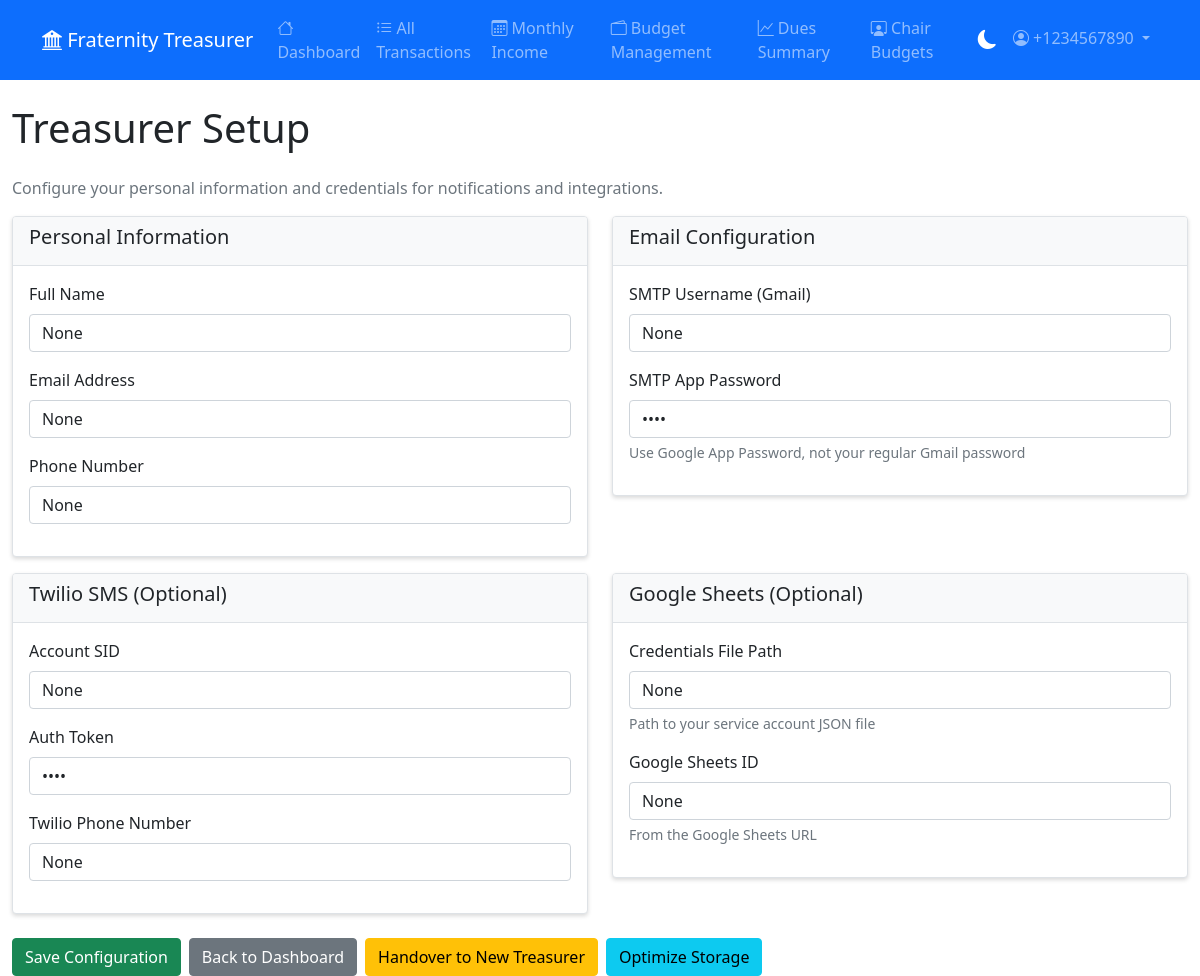
Screenshot of /treasurer_setup (signed in) with the database file from the repository.
### models.py (models this page shows, shortened)
class TreasurerConfig(db.Model):
    __tablename__ = 'treasurer_config'
    id = db.Column(db.Integer, primary_key=True)
    name = db.Column(db.String(100), nullable=True)
    email = db.Column(db.String(120), nullable=True)
    phone = db.Column(db.String(20), nullable=True)
    smtp_username = db.Column(db.String(120), nullable=True)
    smtp_password = db.Column(db.String(255), nullable=True)
    twilio_sid = db.Column(db.String(100), nullable=True)
    twilio_token = db.Column(db.String(100), nullable=True)
    twilio_phone = db.Column(db.String(20), nullable=True)
    google_credentials_path = db.Column(db.String(255), nullable=True)
    google_sheets_id = db.Column(db.String(100), nullable=True)
    created_at = db.Column(db.DateTime, default=datetime.utcnow)
    updated_at = db.Column(db.DateTime, default=datetime.utcnow, onupdate=datetime.utcnow)

### app.py (the view)
        @wraps(f)
        def decorated_function(*args, **kwargs):
            if not has_permission(permission_name):
                flash(f'You do not have permission to {permission_name.replace("_", " ")}. This action is restricted to treasurers only.', 'error')
                return redirect(url_for('dashboard'))
            return f(*args, **kwargs)

### app.py (called while the page is built)
def get_current_user_role():
    if session.get('preview_mode'):
        return session.get('preview_role', 'admin')
    if session.get('user') == 'admin' or session.get('role') == 'admin':
        return 'admin'
    if USE_DATABASE:
        user_id = session.get('user_id')
        if user_id:
            user = User.query.get(user_id)
            if user:
                primary_role = user.get_primary_role()
                return primary_role.name if primary_role else 'brother'
    else:
        user_id = session.get('user')
        if user_id and treasurer_app:
            member = treasurer_app.get_member_by_user_id(user_id)
            if member and hasattr(member, 'role'):
                return member.role
    return session.get('role', 'brother')

def has_permission(permission_name):
    role = get_current_user_role()
    if role in MEMBER_ROLE_PERMISSIONS:
        return MEMBER_ROLE_PERMISSIONS[role].get(permission_name, False)
    return ROLE_PERMISSIONS.get(role, {}).get(permission_name, False)

def require_permission(permission_name):
    def decorator(f):
        from functools import wraps
        @wraps(f)
        def decorated_function(*args, **kwargs):
            if not has_permission(permission_name):
                flash(f'You do not have permission to {permission_name.replace("_", " ")}. This action is restricted to treasurers only.', 'error')
                return redirect(url_for('dashboard'))
            return f(*args, **kwargs)
        return decorated_function
    return decorator

def require_auth(f):
    def decorated_function(*args, **kwargs):
        if 'user' not in session:
            flash('Please log in to access this page')
            return redirect(url_for('login'))
        return f(*args, **kwargs)
    decorated_function.__name__ = f.__name__
    return decorated_function

@app.context_processor
def inject_permission_functions():
    return {
        'has_permission': has_permission,
        'get_current_user_role': get_current_user_role
    }

        @login_manager.user_loader
        def load_user(user_id):
            return User.query.get(int(user_id))

### templates/treasurer_setup.html (shortened to what this page needs)
{% extends "base.html" %}
{% block page_title %}
 Treasurer Setup
{% endblock %}
{% block content %}
        <p class="text-muted">Configure your personal information and credentials for notifications and integrations.</p>
        <form method="POST">
            <div class="row">
                <div class="col-md-6">
                    <div class="card">
                        <div class="card-header">
                            <h5> Personal Information</h5>
                        </div>
                        <div class="card-body">
                            <div class="mb-3">
                                <label for="name" class="form-label">Full Name</label>
                                <input type="text" class="form-control" id="name" name="name" value="{{ config.name }}">
                            </div>
                            <div class="mb-3">
                                <label for="email" class="form-label">Email Address</label>
                                <input type="email" class="form-control" id="email" name="email" value="{{ config.email }}">
                            </div>
                            <div class="mb-3">
                                <label for="phone" class="form-label">Phone Number</label>
                                <input type="tel" class="form-control" id="phone" name="phone" value="{{ config.phone }}" placeholder="+1234567890">
                            </div>
                        </div>
                    </div>
                </div>
                <div class="col-md-6">
                    <div class="card">
                        <div class="card-header">
                            <h5> Email Configuration</h5>
                        </div>
                        <div class="card-body">
                            <div class="mb-3">
                                <label for="smtp_username" class="form-label">SMTP Username (Gmail)</label>
                                <input type="email" class="form-control" id="smtp_username" name="smtp_username" value="{{ config.smtp_username }}">
                            </div>
                            <div class="mb-3">
                                <label for="smtp_password" class="form-label">SMTP App Password</label>
                                <input type="password" class="form-control" id="smtp_password" name="smtp_password" value="{{ config.smtp_password }}">
                                <div class="form-text">Use Google App Password, not your regular Gmail password</div>
                            </div>
                        </div>
                    </div>
                </div>
            </div>
            <div class="row mt-3">
                <div class="col-md-6">
                    <div class="card">
                        <div class="card-header">
                            <h5> Twilio SMS (Optional)</h5>
                        </div>
                        <div class="card-body">
                            <div class="mb-3">
                                <label for="twilio_sid" class="form-label">Account SID</label>
                                <input type="text" class="form-control" id="twilio_sid" name="twilio_sid" value="{{ config.twilio_sid }}">
                            </div>
                            <div class="mb-3">
                                <label for="twilio_token" class="form-label">Auth Token</label>
                                <input type="password" class="form-control" id="twilio_token" name="twilio_token" value="{{ config.twilio_token }}">
                            </div>
                            <div class="mb-3">
                                <label for="twilio_phone" class="form-label">Twilio Phone Number</label>
                                <input type="tel" class="form-control" id="twilio_phone" name="twilio_phone" value="{{ config.twilio_phone }}" placeholder="+1234567890">
                            </div>
                        </div>
                    </div>
                </div>
                <div class="col-md-6">
                    <div class="card">
                        <div class="card-header">
                            <h5> Google Sheets (Optional)</h5>
                        </div>
                        <div class="card-body">
                            <div class="mb-3">
                                <label for="google_credentials_path" class="form-label">Credentials File Path</label>
                                <input type="text" class="form-control" id="google_credentials_path" name="google_credentials_path" value="{{ config.google_credentials_path }}">
                                <div class="form-text">Path to your service account JSON file</div>
                            </div>
                            <div class="mb-3">
                                <label for="google_sheets_id" class="form-label">Google Sheets ID</label>
                                <input type="text" class="form-control" id="google_sheets_id" name="google_sheets_id" value="{{ config.google_sheets_id }}">
                                <div class="form-text">From the Google Sheets URL</div>
                            </div>
                        </div>
                    </div>
                </div>
            </div>
            <div class="mt-4 d-flex gap-2 flex-wrap">
                <button type="submit" class="btn btn-success">
                     Save Configuration
                </button>
                <a href="{{ url_for('dashboard') }}" class="btn btn-secondary">
                     Back to Dashboard
                </a>
                <a href="{{ url_for('handover_treasurer') }}" class="btn btn-warning">
                     Handover to New Treasurer
                </a>
                <a href="{{ url_for('optimize_storage') }}" class="btn btn-info" onclick="return confirm('This will compress data files and remove temporary files. Continue?')">
                     Optimize Storage
                </a>
            </div>
        </form>
{% endblock %}

### rows the page displays
TreasurerConfig: name "None", email "None", phone "None", smtp_username "None", twilio_sid "None", twilio_phone "None", google_credentials_path "None", google_sheets_id "None"

### other values shown
{{ session.user }} "+1234567890"
